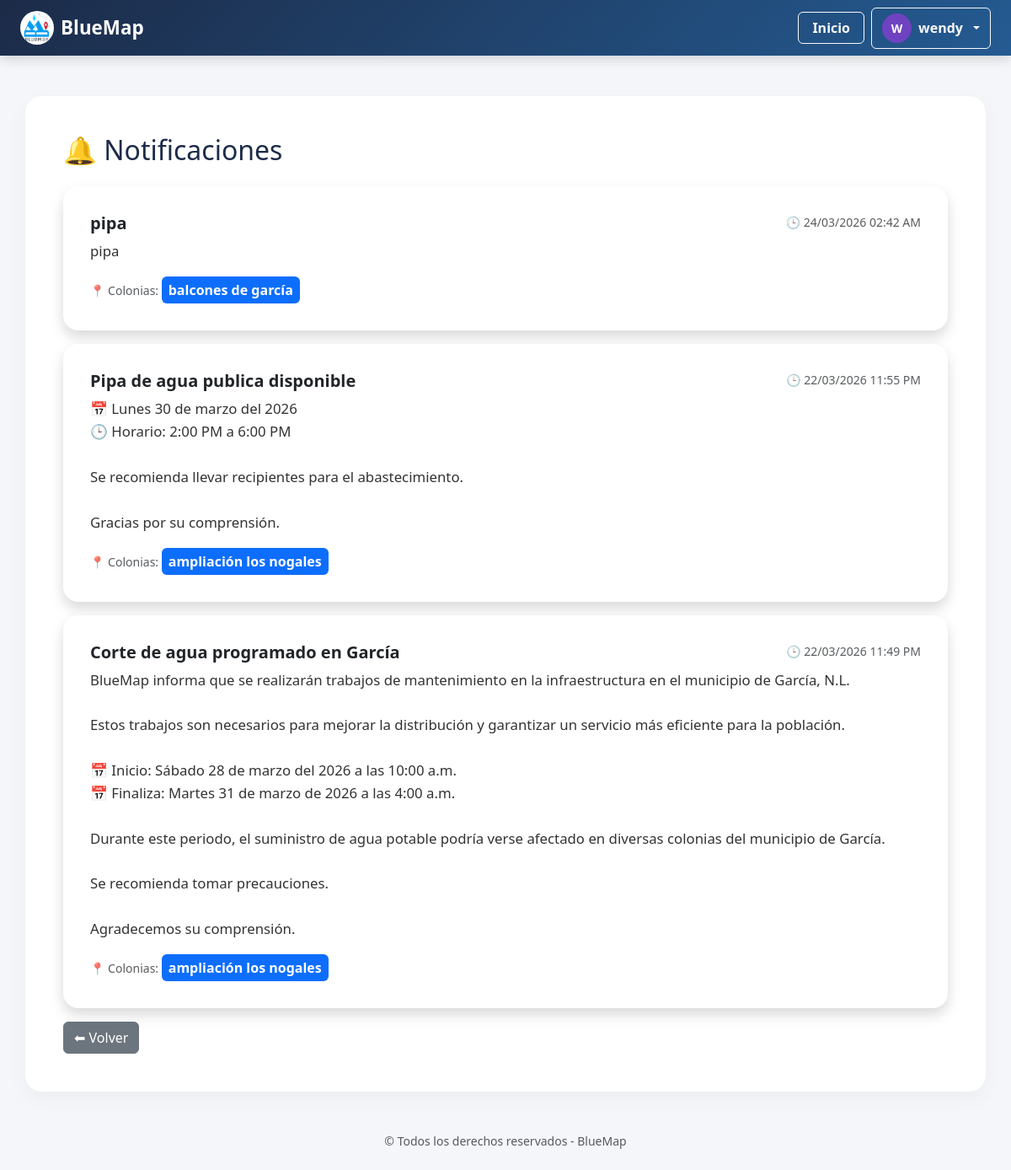
The app's page /notificaciones (signed in) with its own data.
### tables this page shows
CREATE TABLE notificaciones (
    id INTEGER PRIMARY KEY AUTOINCREMENT,
    titulo TEXT,
    mensaje TEXT,
    municipio TEXT,
    colonia TEXT,
    fecha_envio TIMESTAMP DEFAULT CURRENT_TIMESTAMP
, fecha DATETIME, lat REAL, lng REAL);

### app.py (the view)
@app.route('/notificaciones')
def ver_notificaciones():
    if 'usuario_id' not in session:
        return redirect('/login')
    municipio = session.get('municipio', '').lower()
    conn = sqlite3.connect(DB_PATH)
    conn.row_factory = sqlite3.Row
    cursor = conn.cursor()
    if session.get('rol') == 'admin':
        cursor.execute("""
            SELECT titulo, mensaje, GROUP_CONCAT(colonia) as colonias, MAX(fecha) as fecha
            FROM notificaciones
            GROUP BY titulo, mensaje
            ORDER BY fecha DESC
        """)
    else:
        cursor.execute("""
            SELECT titulo, mensaje, GROUP_CONCAT(colonia) as colonias, MAX(fecha) as fecha
            FROM notificaciones
            WHERE LOWER(municipio)=?
            GROUP BY titulo, mensaje
            ORDER BY fecha DESC
        """, (municipio,))
    notificaciones = cursor.fetchall()
    notificaciones_formateadas = []
    colonia_usuario = session.get('usuario_colonia', '').lower().strip()
    for n in notificaciones:
        try:
            fecha_obj = datetime.fromisoformat(n['fecha'])
        except:
            fecha_obj = datetime.strptime(n['fecha'], "%Y-%m-%d %H:%M:%S.%f")
        fecha_formateada = fecha_obj.strftime("%d/%m/%Y %I:%M %p")
        colonias_lista = n['colonias'].lower().split(",")
        coincide = colonia_usuario in colonias_lista
        notificaciones_formateadas.append({
            'titulo': n['titulo'],
            'mensaje': n['mensaje'],
            'colonias': n['colonias'],
            'fecha': fecha_formateada,
            'coincide': coincide
        })
    if session.get('rol') == 'admin':
        cursor.execute("""
            SELECT COUNT(DISTINCT titulo || mensaje)
            FROM notificaciones
        """)
    else:
        cursor.execute("""
            SELECT COUNT(DISTINCT titulo || mensaje)
            FROM notificaciones
            WHERE LOWER(municipio)=?
        """, (municipio,))
    total_notificaciones = cursor.fetchone()[0]
    conn.close()
    session['notificaciones_vistas'] = total_notificaciones
    return render_template(
        'notificaciones.html',
        notificaciones=notificaciones_formateadas,
        total_notificaciones=total_notificaciones
    )

### app.py (called while the page is built)
@app.context_processor
def inject_notificaciones():
    if 'usuario_id' not in session:
        return dict(nuevas_notificaciones=0)
    municipio = session.get('municipio', '').lower()
    conn = sqlite3.connect(DB_PATH)
    cursor = conn.cursor()
    cursor.execute("""
        SELECT COUNT(DISTINCT titulo || mensaje)
        FROM notificaciones
        WHERE LOWER(municipio)=?
    """, (municipio,))
    total = cursor.fetchone()[0]
    conn.close()
    vistas = session.get('notificaciones_vistas', 0)
    nuevas = total - vistas
    if nuevas < 0:
        nuevas = 0
    return dict(nuevas_notificaciones=nuevas)

### templates/notificaciones.html (shortened to what this page needs)
{% extends "base.html" %}
{% block contenido %}
<h2 class="mb-4">🔔 Notificaciones</h2>
{% for n in notificaciones %}
<div class="card mb-3 p-3 shadow
    {% if n.coincide %} border-danger bg-light {% endif %}">
    <div class="card-body">
        <div class="d-flex justify-content-between align-items-start mb-2">
            <h5 class="fw-bold mb-0">
                {{ n["titulo"] }}
            </h5>
            <small class="text-muted text-end">
                🕒 {{ n.fecha }}
            </small>
        </div>
        <p style="line-height:1.6;">
            {{ n["mensaje"] | safe }}
        </p>
        <p class="text-muted small mb-0">
            📍 Colonias:
            {% if n["colonias"] %}
                {% for col in n["colonias"].split(",") %}
                    <span class="badge bg-primary me-1 p-2 fs-6">{{ col }}</span>
                {% endfor %}
            {% else %}
                <span>No especificadas</span>
            {% endif %}
        </p>
    </div>
</div>
{% else %}
<div class="alert alert-info">
    No hay notificaciones disponibles.
</div>
{% endfor %}
<a href="{{ url_for('index') }}" class="btn btn-secondary">
    ⬅ Volver
</a>
{% endblock %}

### templates/base.html (shortened to what this page needs)
<!DOCTYPE html>
<html lang="es">
<head>
    <link href="https://cdn.jsdelivr.net/npm/bootstrap@5.3.0/dist/css/bootstrap.min.css" rel="stylesheet">
    <link rel="stylesheet" href="{{ url_for('static', filename='css/estilos.css') }}">
    <link rel="stylesheet" href="https://unpkg.com/leaflet/dist/leaflet.css"/>
</head>
<body>
<nav class="navbar navbar-expand-lg navbar-dark px-4">
    <a href="{{ url_for('index') }}"
       class="navbar-brand fw-bold d-flex align-items-center gap-2">
        <img src="{{ url_for('static', filename='img/logo.jpeg') }}"
             alt="Logo"
             width="40"
             height="40"
             class="rounded-circle">
        BlueMap
    </a>
    <div class="collapse navbar-collapse">
        <div class="ms-auto d-flex align-items-center gap-2">
            <a href="{{ url_for('index') }}"
               class="btn btn-outline-light fw-bold px-3">
                Inicio
            </a>
            {% if session.get('usuario_id') %}
            <div class="dropdown">
                <button class="btn btn-outline-light dropdown-toggle d-flex align-items-center gap-2"
                        data-bs-toggle="dropdown">
                    {% if session.get('usuario_imagen') %}
                        <img src="{{ url_for('static', filename='perfiles/' ~ session.get('usuario_imagen')) }}"
                             width="35"
                             height="35"
                             class="rounded-circle">
                    {% else %}
                        <div style="
                            width:35px;
                            height:35px;
                            border-radius:50%;
                            background:#6f42c1;
                            color:white;
                            display:flex;
                            align-items:center;
                            justify-content:center;
                            font-weight:bold;
                            font-size:14px;
                        ">
                            {{ session.get('usuario_nombre','U')[0]|upper }}
                        </div>
                    {% endif %}
                    <span class="fw-bold">
                        {{ session.get('usuario_nombre','Usuario') }}
                    </span>
                </button>
            </div>
            {% endif %}
        </div>
    </div>
</nav>
<div class="container my-5">
    {% block contenido %}{% endblock %}
</div>
<footer class="text-center text-muted mb-4">
    © Todos los derechos reservados - BlueMap
</footer>
</body>
</html>

### static/css/estilos.css (style rules this page uses)
body { background-color: #E8ECEF; font-family: 'Segoe UI', Tahoma, Geneva, Verdana, sans-serif; margin: 0; padding: 0; }
.navbar { background-color: #1C2B48; box-shadow: 0 4px 12px rgba(0, 0, 0, 0.08); }
.navbar-brand { font-size: 1.4rem; font-weight: 600; color: white !important; }
.container { background-color: white; padding: 45px; border-radius: 20px; box-shadow: 0 8px 25px rgba(0, 0, 0, 0.04); margin-top: 40px; }
h2 { color: #1C2B48; margin-bottom: 15px; }
p { font-size: 1.05rem; line-height: 1.6; color: #333; }
.card { border: none; border-radius: 20px; padding: 30px; box-shadow: 0 6px 20px rgba(0, 0, 0, 0.04); }
body { background-color: #f4f6f9; }
.navbar { background: linear-gradient(135deg, #1C2B48, #245b92); box-shadow: 0 4px 14px rgba(0, 0, 0, 0.15); }
.card { border-radius: 18px; transition: transform 0.15s ease, box-shadow 0.15s ease; }
footer { font-size: 14px; color: #666; }

### records on screen
notificaciones: titulo "pipa", fecha "24/03/2026 02:42 AM", mensaje "pipa", col "balcones de garcía"
notificaciones: titulo "Pipa de agua publica disponible", fecha "22/03/2026 11:55 PM", mensaje "📅 Lunes 30 de marzo del 2026 🕒 Horario: 2:00 PM a 6:00 PM Se recomienda llevar recipientes para el abastecimiento. Gracias por su comprensión.", col "ampliación los nogales"
notificaciones: titulo "Corte de agua programado en García", fecha "22/03/2026 11:49 PM", mensaje "BlueMap informa que se realizarán trabajos de mantenimiento en la infraestructura en el municipio de García, N.L. Estos trabajos son necesarios para mejorar la distribución y garantizar un servicio más eficiente para la población. 📅 Inicio: Sábado 28 de marzo del 2026 a las 10:00 a.m. 📅 Finaliza: Martes 31 de marzo de 2026 a las 4:00 a.m. Durante este periodo, el suministro de agua potable podría verse afectado en diversas colonias del municipio de García. Se recomienda tomar precauciones. Agradecemos su comprensión.", col "ampliación los nogales"

### other values on screen
{{ session.get('usuario_nombre','U')[0]|upper }} "W"
{{ session.get('usuario_nombre','Usuario') }} "wendy"
